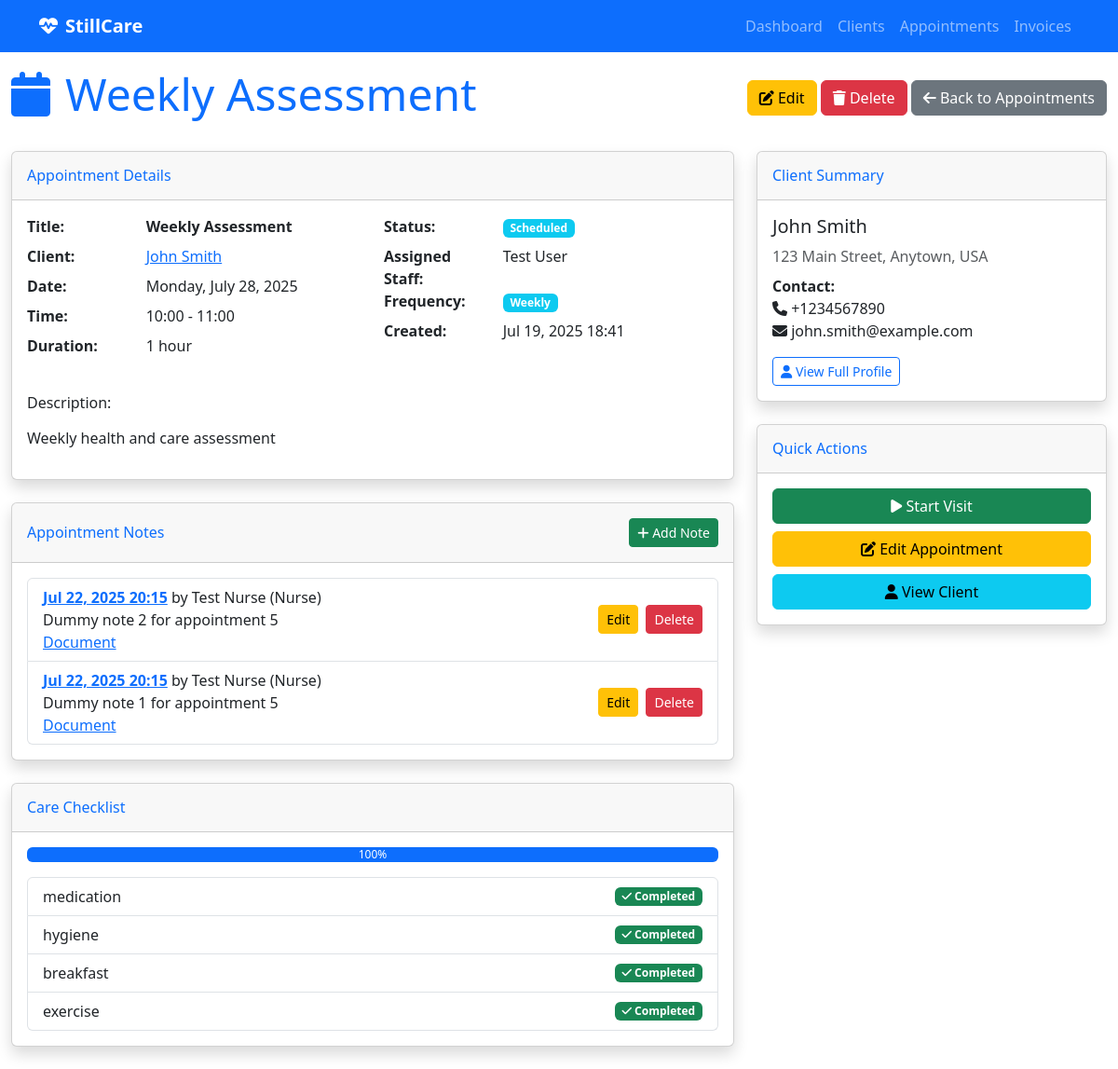
/appointments/5/, run on the app's committed database.
### appointment_management/models.py (models this page shows, shortened)
class Appointment(models.Model):
    FREQUENCY_CHOICES = [
        ('daily', 'Daily'),
        ('weekly', 'Weekly'),
        ('monthly', 'Monthly'),
    ]
    title = models.CharField(max_length=200)
    description = models.TextField(blank=True, null=True)
    start_time = models.DateTimeField(help_text="When the appointment/visit should start")
    end_time = models.DateTimeField(help_text="When the appointment/visit should end")
    status = models.CharField(max_length=50, choices=[
        ('scheduled', 'Scheduled'),
        ('completed', 'Completed'),
        ('cancelled', 'Cancelled'),
        ('no_show', 'No Show'),
    ], default='scheduled')
    client = models.ForeignKey(
        'client_management.Client',
        on_delete=models.CASCADE,
        related_name='appointments',
        help_text="The client this appointment is for"
    )
    frequency = models.CharField(
        max_length=20,
        choices=FREQUENCY_CHOICES,
        blank=True,
        null=True,
        help_text="How often this appointment repeats"
    )
    assigned_staff = models.ForeignKey(settings.AUTH_USER_MODEL, on_delete=models.PROTECT, null=False, blank=False, related_name='appointments', help_text="Staff member assigned to this appointment")
    created_at = models.DateTimeField(auto_now_add=True)
    updated_at = models.DateTimeField(auto_now=True)
    class Meta:
        verbose_name = "Appointment"
        verbose_name_plural = "Appointments"
    VISIT_STATUS_CHOICES = [
        ('scheduled', 'Scheduled'),
        ('in_progress', 'In Progress'),
        ('completed', 'Completed'),
        ('cancelled', 'Cancelled'),
    ]
    status = models.CharField(
        max_length=20,
        choices=VISIT_STATUS_CHOICES,
        default='scheduled'
    )
    actual_start_time = models.DateTimeField(blank=True, null=True)
    actual_end_time = models.DateTimeField(blank=True, null=True)
    checklist_items = models.JSONField(
        default=list,
        help_text="List of checklist items from the client's care plan"
    )
    @property
    def available_checklist_items(self):
        return self.client.care_checklist if self.client else []
    @property
    def checklist_completion_percentage(self):
        if not self.available_checklist_items:
            return 0
        completed_count = len(self.checklist_items)
        total_count = len(self.available_checklist_items)
        return (completed_count / total_count) * 100 if total_count > 0 else 0

### client_management/models.py (models this page shows, shortened)
class Client(models.Model):
    CHECKLIST_CHOICES = [
        ('basic_care', 'Basic Care'),
        ('medication_management', 'Medication Management'),
        ('wound_care', 'Wound Care'),
        ('physical_therapy', 'Physical Therapy'),
        ('nursing_care', 'Nursing Care'),
        ('social_work', 'Social Work'),
        ('nutrition', 'Nutrition'),
        ('hygiene', 'Hygiene'),
        ('mobility', 'Mobility Assistance'),
        ('monitoring', 'Vital Signs Monitoring'),
        ('education', 'Patient Education'),
        ('family_support', 'Family Support'),
        ('emergency_prep', 'Emergency Preparedness'),
        ('equipment', 'Medical Equipment'),
        ('transportation', 'Transportation'),
    ]
    first_name = models.CharField(max_length=100)
    last_name = models.CharField(max_length=100)
    address = models.TextField()
    phone = models.CharField(max_length=20, blank=True, null=True)
    email = models.EmailField(blank=True, null=True)
    latitude = models.FloatField(blank=True, null=True, help_text="Latitude of the client's residence")
    longitude = models.FloatField(blank=True, null=True, help_text="Longitude of the client's residence")
    care_checklist = models.JSONField(
        default=list,
        help_text="List of care items required for this client"
    )
    created_at = models.DateTimeField(auto_now_add=True)
    updated_at = models.DateTimeField(auto_now=True)
    @property
    def full_name(self):
        return f"{self.first_name} {self.last_name}"
    class Meta:
        verbose_name = "Client"
        verbose_name_plural = "Clients"
        ordering = ['last_name', 'first_name']

### authentication/models.py (models this page shows, shortened)
class User(AbstractUser):
    ROLE_CHOICES = [
        ('nurse', 'Nurse'),
        ('admin', 'Admin'),
    ]
    role = models.CharField(
        max_length=10,
        choices=ROLE_CHOICES,
        default='nurse',
        help_text="User role in the system"
    )
    phone = models.CharField(max_length=20, blank=True, null=True)
    is_staff_member = models.BooleanField(
        default=True,
        help_text="Whether this user is a staff member"
    )
    login_code = models.CharField(
        max_length=6,
        unique=True,
        blank=True,
        null=True,
        validators=[
            RegexValidator(
                regex=r'^[0-9]{6}$',
                message='Login code must be exactly 6 digits.',
                code='invalid_login_code'
            ),
        ],
        help_text="6-digit code for app login (optional)"
    )
    biometric_id = models.CharField(
        max_length=255,
        unique=True,
        blank=True,
        null=True,
        help_text="Unique biometric identifier for fingerprint/face recognition (optional)"
    )
    class Meta:
        verbose_name = "User"
        verbose_name_plural = "Users"
    def __str__(self):
        return f"{self.get_full_name()} ({self.get_role_display()})"

### visit_notes/models.py (models this page shows, shortened)
class Note(models.Model):
    appointment = models.ForeignKey(Appointment, on_delete=models.CASCADE, related_name='notes')
    content = models.TextField(blank=True)
    document = models.FileField(upload_to='visit_notes/documents/', blank=True, null=True)
    uploaded_by = models.ForeignKey(settings.AUTH_USER_MODEL, on_delete=models.PROTECT, related_name='uploaded_notes')
    created_at = models.DateTimeField(auto_now_add=True)
    updated_at = models.DateTimeField(auto_now=True)

### care_backend/views.py (the view)
# urls.py: path('appointments/<int:appointment_id>/', views.appointment_detail, name='appointment_detail'),
def appointment_detail(request, appointment_id):
    appointment = get_object_or_404(Appointment, id=appointment_id)
    notes = appointment.notes.all().order_by('-created_at')
    context = {
        'appointment': appointment,
        'notes': notes,
    }
    return render(request, 'appointments/detail.html', context)

### templates/appointments/detail.html (shortened to what this page needs)
{% extends "base.html" %}
{% block content %}
<div class="d-flex justify-content-between align-items-center mb-4">
    <h1 class="display-5 text-primary"><i class="fas fa-calendar me-3"></i>{{ appointment.title }}</h1>
    <div>
        <a href="{% url 'appointment_edit' appointment.id %}" class="btn btn-warning">
            <i class="fas fa-edit"></i> Edit
        </a>
        <a href="{% url 'appointment_delete' appointment.id %}" class="btn btn-danger">
            <i class="fas fa-trash"></i> Delete
        </a>
        <a href="{% url 'appointment_list' %}" class="btn btn-secondary">
            <i class="fas fa-arrow-left"></i> Back to Appointments
        </a>
    </div>
</div>
<div class="row">
    <div class="col-lg-8">
        <div class="card shadow mb-4">
            <div class="card-header py-3">
                <h6 class="m-0 font-weight-bold text-primary">Appointment Details</h6>
            </div>
            <div class="card-body">
                <div class="row">
                    <div class="col-md-6">
                        <dl class="row">
                            <dt class="col-sm-4">Title:</dt>
                            <dd class="col-sm-8"><strong>{{ appointment.title }}</strong></dd>
                            <dt class="col-sm-4">Client:</dt>
                            <dd class="col-sm-8">
                                <a href="{% url 'client_detail' appointment.client.id %}">{{ appointment.client.full_name }}</a>
                            </dd>
                            <dt class="col-sm-4">Date:</dt>
                            <dd class="col-sm-8">{{ appointment.start_time|date:"l, F d, Y" }}</dd>
                            <dt class="col-sm-4">Time:</dt>
                            <dd class="col-sm-8">{{ appointment.start_time|time:"H:i" }} - {{ appointment.end_time|time:"H:i" }}</dd>
                            <dt class="col-sm-4">Duration:</dt>
                            <dd class="col-sm-8">
                                {% if appointment.actual_start_time and appointment.actual_end_time %}
                                    {{ appointment.duration_minutes|default:"Calculating..." }} minutes
                                {% else %}
                                    {{ appointment.end_time|timeuntil:appointment.start_time }}
                                {% endif %}
                            </dd>
                        </dl>
                    </div>
                    <div class="col-md-6">
                        <dl class="row">
                            <dt class="col-sm-4">Status:</dt>
                            <dd class="col-sm-8">
                                <span class="badge bg-{% if appointment.status == 'scheduled' %}info{% elif appointment.status == 'in_progress' %}warning{% elif appointment.status == 'completed' %}success{% elif appointment.status == 'cancelled' %}danger{% else %}secondary{% endif %}">
                                    {{ appointment.get_status_display }}
                                </span>
                            </dd>
                            <dt class="col-sm-4">Assigned Staff:</dt>
                            <dd class="col-sm-8">{{ appointment.assigned_staff.get_full_name|default:appointment.assigned_staff.username }}</dd>
                            <dt class="col-sm-4">Frequency:</dt>
                            <dd class="col-sm-8">
                                {% if appointment.frequency %}
                                    <span class="badge bg-info">{{ appointment.get_frequency_display }}</span>
                                {% else %}
                                    <span class="text-muted">One-time</span>
                                {% endif %}
                            </dd>
                            <dt class="col-sm-4">Created:</dt>
                            <dd class="col-sm-8">{{ appointment.created_at|date:"M d, Y H:i" }}</dd>
                        </dl>
                    </div>
                </div>
                {% if appointment.description %}
                <div class="row mt-3">
                    <div class="col-12">
                        <h6>Description:</h6>
                        <p class="text-muted">{{ appointment.description|linebreaks }}</p>
                    </div>
                </div>
                {% endif %}
            </div>
        </div>
        <div class="card shadow mb-4">
            <div class="card-header py-3 d-flex justify-content-between align-items-center">
                <h6 class="m-0 font-weight-bold text-primary">Appointment Notes</h6>
                <a href="{% url 'note_create' appointment.id %}" class="btn btn-sm btn-success">
                    <i class="fas fa-plus"></i> Add Note
                </a>
            </div>
            <div class="card-body">
                {% if notes %}
                    <ul class="list-group">
                        {% for note in notes %}
                            <li class="list-group-item d-flex justify-content-between align-items-center">
                                <div>
                                    <a href="{% url 'note_detail' note.id %}"><strong>{{ note.created_at|date:'M d, Y H:i' }}</strong></a>
                                    by {{ note.uploaded_by }}
                                    {% if note.content %}<br>{{ note.content|truncatechars:60 }}{% endif %}
                                    {% if note.document %}<br><a href="{{ note.document.url }}" target="_blank">Document</a>{% endif %}
                                </div>
                                <div>
                                    <a href="{% url 'note_edit' note.id %}" class="btn btn-sm btn-warning me-1">Edit</a>
                                    <a href="{% url 'note_delete' note.id %}" class="btn btn-sm btn-danger">Delete</a>
                                </div>
                            </li>
                        {% endfor %}
                    </ul>
                {% else %}
                    <p class="text-muted">No notes for this appointment yet.</p>
                {% endif %}
            </div>
        </div>
        {% if appointment.available_checklist_items %}
        <div class="card shadow mb-4">
            <div class="card-header py-3">
                <h6 class="m-0 font-weight-bold text-primary">Care Checklist</h6>
            </div>
            <div class="card-body">
                <div class="progress mb-3">
                    <div class="progress-bar" role="progressbar" style="width: {{ appointment.checklist_completion_percentage }}%">
                        {{ appointment.checklist_completion_percentage|floatformat:0 }}%
                    </div>
                </div>
                <ul class="list-group">
                    {% for item in appointment.available_checklist_items %}
                        <li class="list-group-item d-flex justify-content-between align-items-center">
                            {{ item }}
                            {% if item in appointment.checklist_items %}
                                <span class="badge bg-success"><i class="fas fa-check"></i> Completed</span>
                            {% else %}
                                <span class="badge bg-secondary">Pending</span>
                            {% endif %}
                        </li>
                    {% endfor %}
                </ul>
            </div>
        </div>
        {% endif %}
    </div>
    <div class="col-lg-4">
        <div class="card shadow mb-4">
            <div class="card-header py-3">
                <h6 class="m-0 font-weight-bold text-primary">Client Summary</h6>
            </div>
            <div class="card-body">
                <h5>{{ appointment.client.full_name }}</h5>
                <p class="text-muted mb-2">{{ appointment.client.address }}</p>
                <div class="mb-3">
                    <strong>Contact:</strong><br>
                    <i class="fas fa-phone"></i> {{ appointment.client.phone }}<br>
                    <i class="fas fa-envelope"></i> {{ appointment.client.email }}
                </div>
                <a href="{% url 'client_detail' appointment.client.id %}" class="btn btn-outline-primary btn-sm">
                    <i class="fas fa-user"></i> View Full Profile
                </a>
            </div>
        </div>
        <div class="card shadow mb-4">
            <div class="card-header py-3">
                <h6 class="m-0 font-weight-bold text-primary">Quick Actions</h6>
            </div>
            <div class="card-body">
                <div class="d-grid gap-2">
                    {% if appointment.status == 'scheduled' %}
                        <a href="#" class="btn btn-success" onclick="startVisit({{ appointment.id }})">
                            <i class="fas fa-play"></i> Start Visit
                        </a>
                    {% elif appointment.status == 'in_progress' %}
                        <a href="#" class="btn btn-warning" onclick="endVisit({{ appointment.id }})">
                            <i class="fas fa-stop"></i> End Visit
                        </a>
                    {% endif %}
                    <a href="{% url 'appointment_edit' appointment.id %}" class="btn btn-warning">
                        <i class="fas fa-edit"></i> Edit Appointment
                    </a>
                    <a href="{% url 'client_detail' appointment.client.id %}" class="btn btn-info">
                        <i class="fas fa-user"></i> View Client
                    </a>
                </div>
            </div>
        </div>
    </div>
</div>
{% endblock %}

### data on the page
Appointment: title "Weekly Assessment", client.full_name "John Smith", start_time "Monday, July 28, 2025", start_time "10:00", end_time "11:00", end_time "1 hour", status "Scheduled", assigned_staff.get_full_name "Test User", frequency "Weekly", created_at "Jul 19, 2025 18:41", description "Weekly health and care assessment", checklist_completion_percentage "100", client.address "123 Main Street, Anytown, USA", client.phone "+1234567890", client.email "john.smith@example.com"
Note: created_at "Jul 22, 2025 20:15", uploaded_by "Test Nurse (Nurse)", content "Dummy note 2 for appointment 5"
Note: created_at "Jul 22, 2025 20:15", uploaded_by "Test Nurse (Nurse)", content "Dummy note 1 for appointment 5"

### other printed values
{{ item }} "medication" "hygiene" "breakfast" "exercise"
